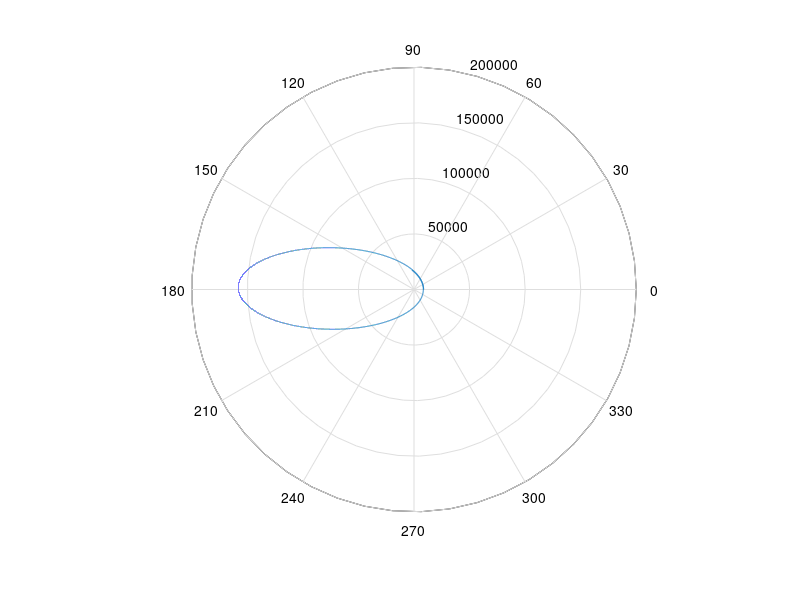

Recreate this plot in MATLAB.
clear all
close all
clc

% This file will perform a simple orbit propagation in two dimensions by
% propagating the equations of motion in cylindrical coordinates; this is a
% simple two body propagation

% Physical constants
G = 6.674e-11; % Gravitational constant
Me = 5.97219e24; % Mass of the Earth
Re = 6378e3; % Earth radius
mu = G*Me;
Le = 33.7758*pi/180; % Latitude of Van Leer
le = -84.39738*pi/180; % Longitude of Van Leer

% Orbital parameters
i = (52.1)*pi/180; % inclination (rad)
hp = 2284; % Perigee and apogee altitude (km)
ha = 152812;
rp = hp*1e3 + Re; % orbital radius at perigee (m)
ra = ha*1e3 + Re; % orbital radius at apogee (m)
e = (ra - rp)/(ra + rp); % Eccentricity
w = 270*pi/180; % Argument of perigee
Om = 0; % RAAN (set to 0 for convenience)
p = rp*(1 + e);
a = (rp + ra)/2;
T = 2*pi*sqrt(a^3/mu);

% Initial conditions: start at perigee
dt = 10;
r = rp;
theta = 0;
vr = 0;
vtheta = sqrt(mu/p)*(e + 1);
maxit = T/dt + 1; % max iterations
rvec = r;
thetavec = theta;

% Propagate orbit until one orbit is complete or until max iterations
tolerance = 1e-7;
r_n = r;
theta_n = theta;
counter = 0;
dr_n = vr*dt;
dtheta_n = vtheta/r*dt;

tol = 1e4;
while tol > 1e-3 && counter < maxit
    r_np1 = r_n + dr_n;
    theta_np1 = theta_n + dtheta_n;
    dr_np1 = dr_n + (r_n + dr_n/2)*dtheta_n^2 - mu/r_n^2*dt^2;
    dtheta_np1 = dtheta_n - (2*dr_n*dtheta_n)/(r_n + dr_n/2);
    
    rvec = [rvec;r_np1];
    thetavec = [thetavec;theta_np1];
    r_n = r_np1;
    theta_n = theta_np1;
    dr_n = dr_np1;
    dtheta_n = dtheta_np1;
    counter = counter + 1;
    tol = abs(theta_n - 2*pi);   
end

% Convert r and theta into cartesian, perifocal coordinates
xp = rvec.*cos(thetavec);
yp = rvec.*sin(thetavec);
zp = rvec*0;


% Now transform the perifocal coordinates into ECI (geocentric) coordinates

n = numel(xp);

yg = yp;
xg = xp .* cos(i);
zg = zp .* sin(i);


% Now calculate lat and long coordinates of satellite sub point, assuming
% that at t=0, Atlanta, GA was at a longitude of 0 in the ECI frame

wEarth = (2*pi + 1/365.25)/(3600*24); % rotation rate of Earth (rad/s)
dstop = (n-1)*dt; % stopping time
dEarth = 0:wEarth*dt:dstop*wEarth; % Earth's longitudinal change at each time step
dEarth = dEarth';
% Calculate the satellite's latitude and longitude
Ls = asin(zg./sqrt(xg.^2+yg.^2+zg.^2));
ls = atan2(yg,xg) - dEarth;
% Ls and ls are now the latitude and longitude of the SSP, in the
% topocentric frame, as a function of time

polar(thetavec,rvec/1000)





